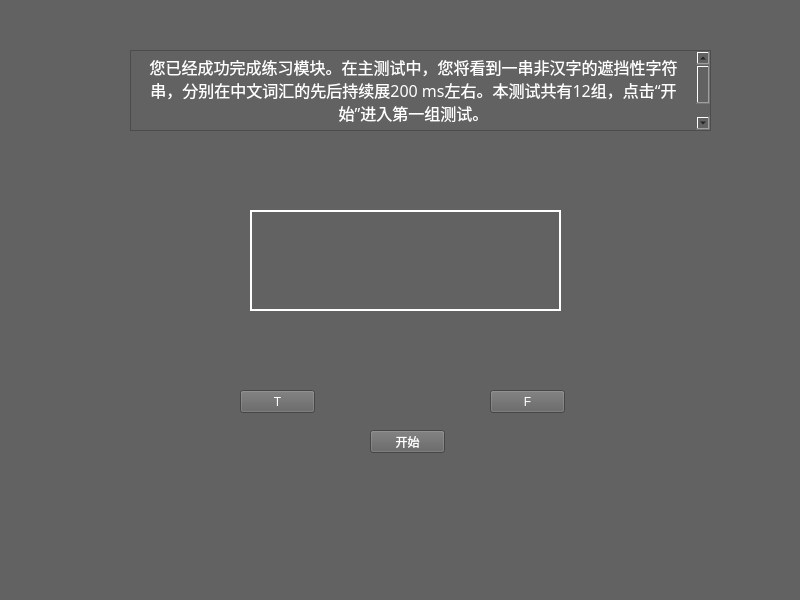
<?xml version="1.0" encoding="UTF-8"?>
<ui version="4.0">
 <class>MainWindow</class>
 <widget class="QMainWindow" name="MainWindow">
  <property name="geometry">
   <rect>
    <x>0</x>
    <y>0</y>
    <width>800</width>
    <height>600</height>
   </rect>
  </property>
  <property name="windowTitle">
   <string>MainWindow</string>
  </property>
  <property name="styleSheet">
   <string notr="true">background-color:rgb(98,98,98)</string>
  </property>
  <widget class="QWidget" name="centralwidget">
   <widget class="QTextBrowser" name="textBrowser">
    <property name="geometry">
     <rect>
      <x>130</x>
      <y>50</y>
      <width>581</width>
      <height>81</height>
     </rect>
    </property>
    <property name="font">
     <font>
      <family>楷体</family>
     </font>
    </property>
    <property name="styleSheet">
     <string notr="true"/>
    </property>
    <property name="html">
     <string>&lt;!DOCTYPE HTML PUBLIC &quot;-//W3C//DTD HTML 4.0//EN&quot; &quot;http://www.w3.org/TR/REC-html40/strict.dtd&quot;&gt;
&lt;html&gt;&lt;head&gt;&lt;meta name=&quot;qrichtext&quot; content=&quot;1&quot; /&gt;&lt;style type=&quot;text/css&quot;&gt;
p, li { white-space: pre-wrap; }
&lt;/style&gt;&lt;/head&gt;&lt;body style=&quot; font-family:'楷体'; font-size:9pt; font-weight:400; font-style:normal;&quot;&gt;
&lt;p align=&quot;center&quot; style=&quot; margin-top:0px; margin-bottom:0px; margin-left:0px; margin-right:0px; -qt-block-indent:0; text-indent:0px;&quot;&gt;&lt;span style=&quot; font-family:'SimSun'; font-size:12pt; color:#ffffff;&quot;&gt;您已经成功完成练习模块。在主测试中，您将看到一串非汉字的遮挡性字符串，分别在中文词汇的先后持续展200 ms左右。本测试共有12组，点击“开始”进入第一组测试。&lt;/span&gt;&lt;/p&gt;
&lt;p align=&quot;center&quot; style=&quot;-qt-paragraph-type:empty; margin-top:0px; margin-bottom:0px; margin-left:0px; margin-right:0px; -qt-block-indent:0; text-indent:0px; font-family:'SimSun'; font-size:12pt; color:#ffffff;&quot;&gt;&lt;br /&gt;&lt;/p&gt;&lt;/body&gt;&lt;/html&gt;</string>
    </property>
   </widget>
   <widget class="QPushButton" name="start_confirm_button">
    <property name="geometry">
     <rect>
      <x>370</x>
      <y>430</y>
      <width>75</width>
      <height>23</height>
     </rect>
    </property>
    <property name="styleSheet">
     <string notr="true">color:rgb(255,255,255)</string>
    </property>
    <property name="text">
     <string>开始</string>
    </property>
   </widget>
   <widget class="QLabel" name="label">
    <property name="geometry">
     <rect>
      <x>250</x>
      <y>210</y>
      <width>311</width>
      <height>101</height>
     </rect>
    </property>
    <property name="font">
     <font>
      <family>Adobe 宋体 Std L</family>
      <pointsize>48</pointsize>
     </font>
    </property>
    <property name="styleSheet">
     <string notr="true">color:rgb(255,255,255);
border:2px solid rgb(255,255,255);</string>
    </property>
    <property name="text">
     <string/>
    </property>
    <property name="alignment">
     <set>Qt::AlignCenter</set>
    </property>
   </widget>
   <widget class="QPushButton" name="trueButton">
    <property name="geometry">
     <rect>
      <x>240</x>
      <y>390</y>
      <width>75</width>
      <height>23</height>
     </rect>
    </property>
    <property name="styleSheet">
     <string notr="true">color:rgb(255,255,255)</string>
    </property>
    <property name="text">
     <string>T</string>
    </property>
   </widget>
   <widget class="QPushButton" name="FalseButton">
    <property name="geometry">
     <rect>
      <x>490</x>
      <y>390</y>
      <width>75</width>
      <height>23</height>
     </rect>
    </property>
    <property name="styleSheet">
     <string notr="true">color:rgb(255,255,255)</string>
    </property>
    <property name="text">
     <string>F</string>
    </property>
   </widget>
  </widget>
  <widget class="QStatusBar" name="statusbar"/>
 </widget>
 <resources/>
 <connections/>
</ui>
